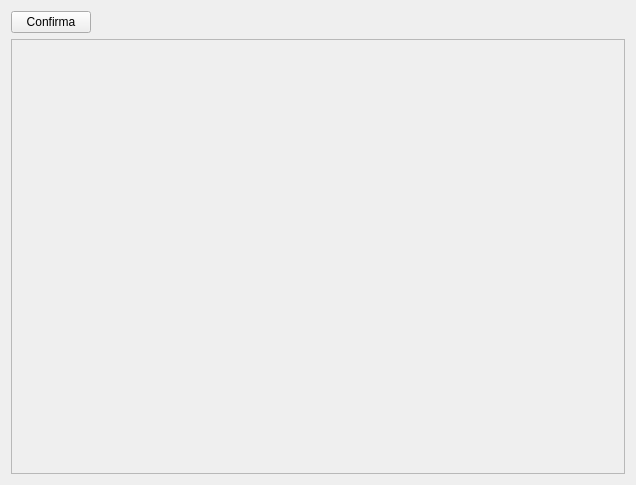
<?xml version="1.0" encoding="UTF-8"?>
<ui version="4.0">
 <class>ViewDefinicaoRecuperaNotaFiscal</class>
 <widget class="QWidget" name="ViewDefinicaoRecuperaNotaFiscal">
  <property name="geometry">
   <rect>
    <x>0</x>
    <y>0</y>
    <width>636</width>
    <height>485</height>
   </rect>
  </property>
  <property name="windowTitle">
   <string>Form</string>
  </property>
  <layout class="QGridLayout" name="gridLayout_2">
   <item row="0" column="0">
    <layout class="QVBoxLayout" name="verticalLayout">
     <item>
      <layout class="QHBoxLayout" name="horizontalLayout_3">
       <item>
        <widget class="QPushButton" name="pbConfirma">
         <property name="text">
          <string>Confirma</string>
         </property>
        </widget>
       </item>
       <item>
        <spacer name="horizontalSpacer_2">
         <property name="orientation">
          <enum>Qt::Horizontal</enum>
         </property>
         <property name="sizeHint" stdset="0">
          <size>
           <width>40</width>
           <height>20</height>
          </size>
         </property>
        </spacer>
       </item>
      </layout>
     </item>
     <item>
      <widget class="QFrame" name="frame">
       <property name="frameShape">
        <enum>QFrame::StyledPanel</enum>
       </property>
       <property name="frameShadow">
        <enum>QFrame::Raised</enum>
       </property>
       <layout class="QGridLayout" name="gridLayout">
        <item row="0" column="0">
         <layout class="QHBoxLayout" name="horizontalLayout_4"/>
        </item>
       </layout>
      </widget>
     </item>
    </layout>
   </item>
  </layout>
 </widget>
 <resources/>
 <connections/>
</ui>
